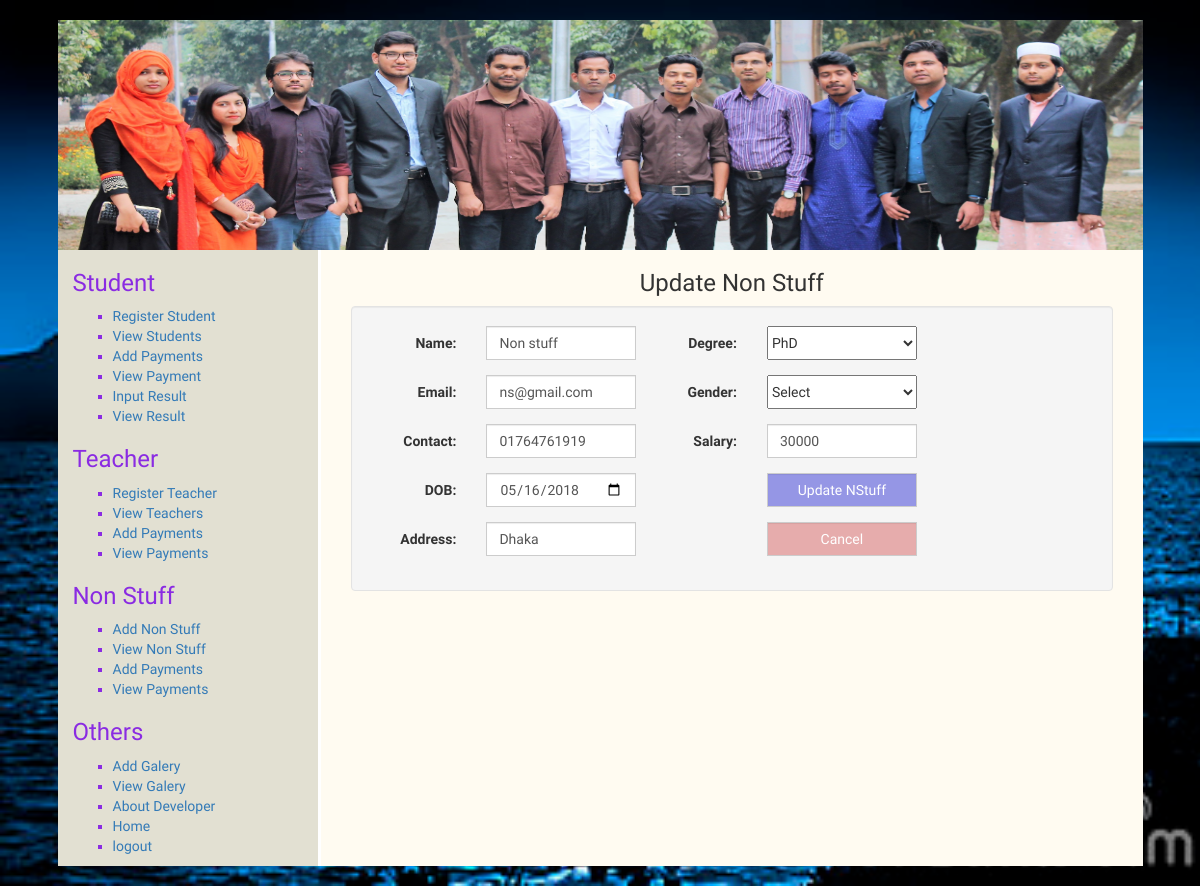
The page /updatenStuff.php?ns_id=1 (signed in) on the database its author committed.
### tables this page shows
CREATE TABLE IF NOT EXISTS `stuff` (
  `ns_id` int(11) NOT NULL AUTO_INCREMENT,
  `name` varchar(111) NOT NULL,
  `email` varchar(111) NOT NULL,
  `contact` varchar(111) NOT NULL,
  `dob` varchar(111) NOT NULL,
  `address` varchar(111) NOT NULL,
  `degree` varchar(111) NOT NULL,
  `gender` varchar(111) NOT NULL,
  `salary` varchar(111) NOT NULL,
  PRIMARY KEY (`ns_id`)
);

### updatenStuff.php (the view, shortened to what this page needs)
<?php include("header.php"); ?>
<?php
	$ns_id = isset($_GET['ns_id'])?$_GET['ns_id']:"";
 ?>
					<?php include("config.php"); ?>
					<?php
							$sql="SELECT * FROM stuff WHERE ns_id = $ns_id ";
							$result = $conn->query($sql);
							if ($result->num_rows > 0) {
							    while($row  = $result->fetch_assoc()) {
							        $name 	= $row["name"];
							        $email    = $row["email"];
							        $contact    = $row["contact"];
							        $dob    = $row["dob"];
							        $address    = $row["address"];
							        $degree    = $row["degree"];
							        $gender    = $row["gender"];
							       $salary    = $row["salary"];
							    }
							}
					?>
		<div class="col-md-12">
			<?php include("leftMenu.php"); ?>
			<div class="col-md-9 hstu">
					<h3 class="text-center">Update Non Stuff</h3>
					<form class="well form-horizontal" action="" method="post" id="contact_form">
						<fieldset>
						<div class="col-md-5">
							<div class="form-group">
						        <label class="col-md-4 control-label">Name:</label>
						        <div class="col-md-4 inputGroupContainer">
						          <div class="input-group">
						           	<input name="name" placeholder="Full Name" class="form-control" type="text" required="required" value="<?php echo $name; ?>">
						           </div>
						        </div>
     						 </div>
     						 <div class="form-group">
						        <label class="col-md-4 control-label">Email:</label>
						        <div class="col-md-4 inputGroupContainer">
						          <div class="input-group">
						           	<input name="email" placeholder="Email" class="form-control" type="email" value="<?php echo $email; ?>">
						           </div>
						        </div>
     						 </div>
     						 <div class="form-group">
						        <label class="col-md-4 control-label">Contact:</label>
						        <div class="col-md-4 inputGroupContainer">
						          <div class="input-group">
						           	<input name="contact" placeholder="Contact" class="form-control" type="text" value="<?php echo $contact; ?>">
						           </div>
						        </div>
     						 </div>
     						 <div class="form-group">
						        <label class="col-md-4 control-label">DOB:</label>
						        <div class="col-md-4 inputGroupContainer">
						          <div class="input-group">
						           	<input name="dob" placeholder="Date Of Birth" class="form-control" type="date" value="<?php echo $dob; ?>">
						           </div>
						        </div>
     						 </div>
     						 <div class="form-group">
						        <label class="col-md-4 control-label">Address:</label>
						        <div class="col-md-4 inputGroupContainer">
						          <div class="input-group">
						           	<input name="address" placeholder="Address" class="form-control" type="text" value="<?php echo $address; ?>">
						           </div>
						        </div>
     						 </div>
     					</div>
						<div class="col-md-4">
     						 <div class="form-group">
						        <label class="col-md-4 control-label">Degree:</label>
						        <div class="col-md-4 inputGroupContainer">
						          <div class="input-group">
						           	<select name="degree" id="" value="<?php echo $degree; ?>">
						           		<option value="PhD">PhD</option>
						           	</select>
						           </div>
						        </div>
     						 </div>
     						 <div class="form-group">
						        <label class="col-md-4 control-label">Gender:</label>
						        <div class="col-md-4 inputGroupContainer">
						          <div class="input-group">
						           	<select name="gender" id="" value="<?php echo $gender; ?>">
						           		<option value="">Select</option>
						           	</select>
						           </div>
						        </div>
     						 </div>
     						 <div class="form-group">
						        <label class="col-md-4 control-label">Salary:</label>
						        <div class="col-md-4 inputGroupContainer">
						          <div class="input-group">
						           	<input name="salary" placeholder="Salary" class="form-control" type="text" value="<?php echo $salary; ?>">
						           </div>
						        </div>
     						 </div>
     						 <div class="form-group">
						        <label class="col-md-4 control-label"></label>
						        <div class="col-md-4 inputGroupContainer">
						          <div class="input-group">
						           	<input name="submit" placeholder="Address" class="form-control" type="submit" value="Update NStuff" style="background-color:#3739d580;;color:#fff;">
						           </div>
						        </div>
     						 </div>
     						 <div class="form-group">
						        <label class="col-md-4 control-label"></label>
						        <div class="col-md-4 inputGroupContainer">
						          <div class="input-group">
						           	<a href="entryStudent.php"><input name="cancel" placeholder="Address" class="form-control" type="button" value="Cancel" style="background-color:#cf3f3f66;;color:#fff;"></a>
						           </div>
						        </div>
     						 </div>
     					</div>
						</fieldset>
					</form>
			</div>
		</div>
		<?php include("footer.php"); ?>

### style.css (style rules this page uses)
body { padding: 5px auto; font-family: 'El Messiri', sans-serif; background:url(img/backimg2.jpg) fixed no-repeat; background-size:cover; }
a,a:hover { text-decoration:none; }
.input-group input[type="text"],.input-group input[type="email"],.input-group input[type="date"],.input-group input[type="password"] { width: 150px; }
.input-group input[type="submit"],.input-group input[type="button"],.input-group input[type="password"],.input-group input[type="file"] { width: 150px; }
select,button[type="submit"] { width: 150px; height: 34px; }

### rows shown on the page
stuff: name "Non stuff", email "ns@gmail.com", contact "01764761919", dob "05/16/2018", address "Dhaka", degree "PhD", salary "30000"
